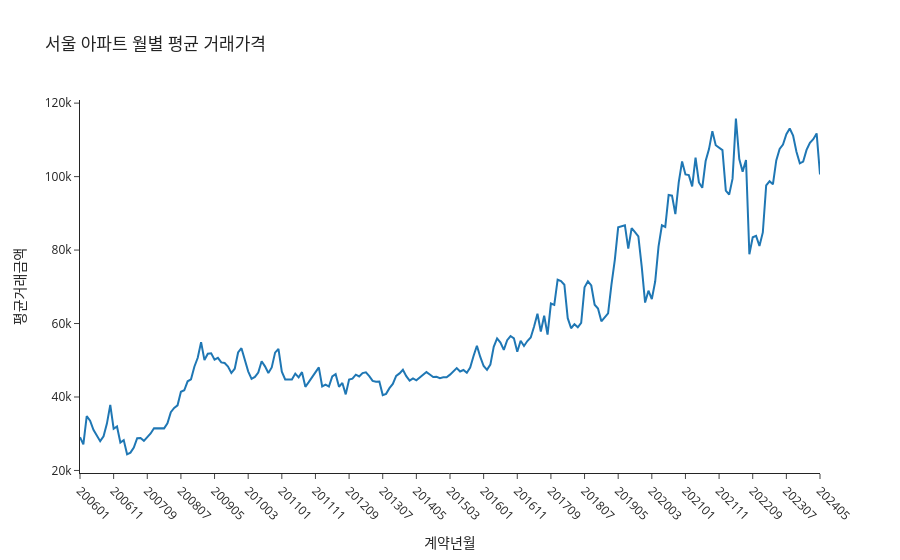

Notebook source saved alongside this figure:
### Code cell
monthly = (
    sa.groupby('계약년월')['거래금액(만원)']
    .mean()
    .reset_index()
)
monthly.columns = ['계약년월', '평균거래금액']

# ✅ 문자열로 변환
monthly['계약년월'] = monthly['계약년월'].astype(str)

fig = px.line(
    monthly,
    x='계약년월',
    y='평균거래금액',
    title='서울 아파트 월별 평균 거래가격',
    template='simple_white'
)
fig.update_xaxes(tickangle=45, nticks=24)
fig.show()

### Figure 1 — Plotly figure (JSON) as saved in the notebook; plotly's stock layout.template omitted (floating-point values rounded to 4 significant figures; data arrays with more than 128 entries replaced by an {"elided": "..."} marker saying what was removed)
{"data": [{"hovertemplate": "계약년월=%{x}<br>평균거래금액=%{y}<extra></extra>", "legendgroup": "", "line": {"color": "#1F77B4", "dash": "solid"}, "marker": {"symbol": "circle"}, "mode": "lines", "name": "", "orientation": "v", "showlegend": false, "type": "scatter", "x": {"elided": "221 str values"}, "xaxis": "x", "y": {"elided": "221 float values"}, "yaxis": "y"}], "layout": {"legend": {"tracegroupgap": 0}, "title": {"text": "서울 아파트 월별 평균 거래가격"}, "xaxis": {"anchor": "y", "domain": [0, 1], "nticks": 24, "tickangle": 45, "title": {"text": "계약년월"}}, "yaxis": {"anchor": "x", "domain": [0, 1], "title": {"text": "평균거래금액"}}}}
